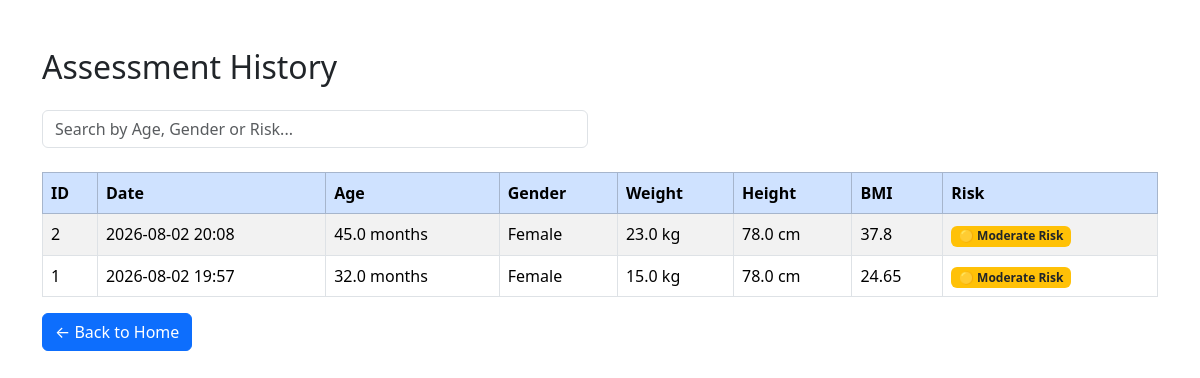
Before: /history with the older database file.
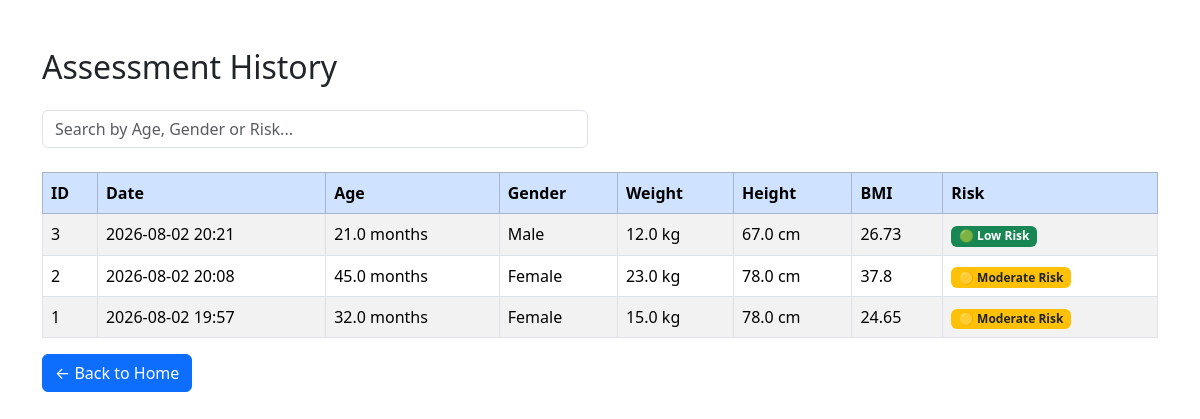
After: the same page with the newer database file.
### tables this page shows
CREATE TABLE assessments(

        id INTEGER PRIMARY KEY AUTOINCREMENT,

        created_at TEXT,

        age_months REAL,

        sex TEXT,

        weight REAL,

        height REAL,

        bmi REAL,

        overall_risk TEXT,

        underweight INTEGER,

        stunting INTEGER,

        wasting INTEGER

    );

### app/app.py (the view)
@app.route("/history")
def history():
    assessments = get_all_assessments()
    total = len(assessments)
    high = sum(1 for a in assessments if "High" in a["overall_risk"])
    moderate = sum(1 for a in assessments if "Moderate" in a["overall_risk"])
    low = sum(1 for a in assessments if "Low" in a["overall_risk"])
    avg_bmi = (
        round(sum(a["bmi"] for a in assessments) / total, 2)
        if total > 0 else 0
    )
    return render_template(
        "history.html",
        assessments=assessments,
        total=total,
        high=high,
        moderate=moderate,
        low=low,
        avg_bmi=avg_bmi
    )

### src/database/database.py (called while the page is built)
def get_connection():
    conn = sqlite3.connect(DB_PATH)
    conn.row_factory = sqlite3.Row
    return conn

def get_all_assessments():
    conn = get_connection()
    cursor = conn.execute("""

        SELECT *

        FROM assessments

        ORDER BY id DESC

    """)
    rows = cursor.fetchall()
    conn.close()
    return rows

### app/templates/history.html (shortened to what this page needs)
<!DOCTYPE html>
<html>
<head>
    <link href="https://cdn.jsdelivr.net/npm/bootstrap@5.3.3/dist/css/bootstrap.min.css" rel="stylesheet">
</head>
<body class="container mt-5">
<h2 class="mb-4">
    Assessment History
</h2>
<div class="row mb-4">
    <div class="col-md-6">
        <input
            type="text"
            id="searchInput"
            class="form-control"
            placeholder="Search by Age, Gender or Risk...">
    </div>
</div>
<table
    class="table table-striped table-bordered"
    id="historyTable">
<thead class="table-primary">
<tr>
    <th>ID</th>
    <th>Date</th>
    <th>Age</th>
    <th>Gender</th>
    <th>Weight</th>
    <th>Height</th>
    <th>BMI</th>
    <th>Risk</th>
</tr>
</thead>
<tbody>
{% for row in assessments %}
<tr>
    <td>{{ row["id"] }}</td>
    <td>{{ row["created_at"] }}</td>
    <td>{{ row["age_months"] }} months</td>
    <td>{{ row["sex"] }}</td>
    <td>{{ row["weight"] }} kg</td>
    <td>{{ row["height"] }} cm</td>
    <td>{{ row["bmi"]|round(2) }}</td>
    <td>
    {% if "High" in row["overall_risk"] %}
    <span class="badge bg-danger">{{ row["overall_risk"] }}</span>
    {% elif "Moderate" in row["overall_risk"] %}
    <span class="badge bg-warning text-dark">{{ row["overall_risk"] }}</span>
    {% else %}
    <span class="badge bg-success">{{ row["overall_risk"] }}</span>
    {% endif %}
    </td>
</tr>
{% endfor %}
</tbody>
</table>
<a href="/" class="btn btn-primary">
← Back to Home
</a>
</body>
</html>

Changed rows visible on the page:
added assessments: id "3", created_at "2026-08-02 20:21", age_months "21.0", sex "Male", weight "12.0", height "67.0", bmi "26.73", overall_risk "🟢 Low Risk"
